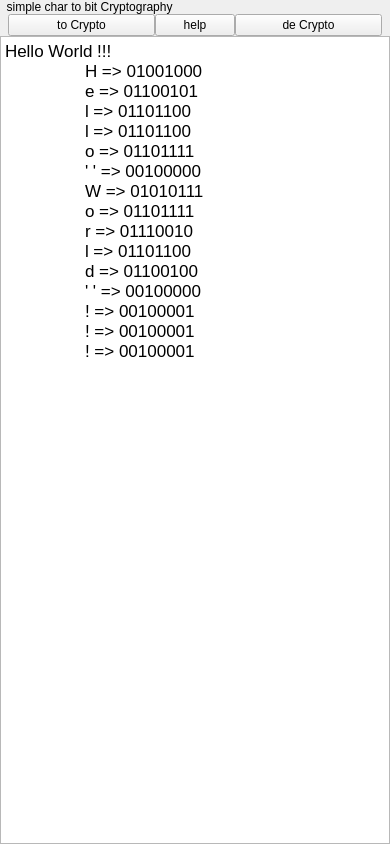
<?xml version="1.0" encoding="UTF-8"?>
<ui version="4.0">
 <class>Widget</class>
 <widget class="QWidget" name="Widget">
  <property name="geometry">
   <rect>
    <x>0</x>
    <y>0</y>
    <width>390</width>
    <height>844</height>
   </rect>
  </property>
  <property name="windowTitle">
   <string>Widget</string>
  </property>
  <layout class="QVBoxLayout" name="verticalLayout_2">
   <property name="spacing">
    <number>0</number>
   </property>
   <property name="leftMargin">
    <number>0</number>
   </property>
   <property name="topMargin">
    <number>0</number>
   </property>
   <property name="rightMargin">
    <number>0</number>
   </property>
   <property name="bottomMargin">
    <number>0</number>
   </property>
   <item>
    <layout class="QVBoxLayout" name="verticalLayout">
     <item>
      <widget class="QLabel" name="label">
       <property name="text">
        <string>  simple char to bit Cryptography</string>
       </property>
      </widget>
     </item>
     <item>
      <layout class="QHBoxLayout" name="horizontalLayout">
       <property name="leftMargin">
        <number>8</number>
       </property>
       <property name="rightMargin">
        <number>8</number>
       </property>
       <item>
        <widget class="QPushButton" name="pushButton_to_crypto">
         <property name="text">
          <string>to Crypto</string>
         </property>
        </widget>
       </item>
       <item>
        <widget class="QPushButton" name="pushButton_help">
         <property name="sizePolicy">
          <sizepolicy hsizetype="Fixed" vsizetype="Fixed">
           <horstretch>0</horstretch>
           <verstretch>0</verstretch>
          </sizepolicy>
         </property>
         <property name="text">
          <string>help</string>
         </property>
        </widget>
       </item>
       <item>
        <widget class="QPushButton" name="pushButton_de_crypto">
         <property name="text">
          <string>de Crypto</string>
         </property>
        </widget>
       </item>
      </layout>
     </item>
     <item>
      <widget class="QTextEdit" name="textEdit">
       <property name="html">
        <string>&lt;!DOCTYPE HTML PUBLIC &quot;-//W3C//DTD HTML 4.0//EN&quot; &quot;http://www.w3.org/TR/REC-html40/strict.dtd&quot;&gt;
&lt;html&gt;&lt;head&gt;&lt;meta name=&quot;qrichtext&quot; content=&quot;1&quot; /&gt;&lt;meta charset=&quot;utf-8&quot; /&gt;&lt;style type=&quot;text/css&quot;&gt;
p, li { white-space: pre-wrap; }
hr { height: 1px; border-width: 0; }
li.unchecked::marker { content: &quot;\2610&quot;; }
li.checked::marker { content: &quot;\2612&quot;; }
&lt;/style&gt;&lt;/head&gt;&lt;body style=&quot; font-family:'.AppleSystemUIFont'; font-size:13pt; font-weight:400; font-style:normal;&quot;&gt;
&lt;p style=&quot; margin-top:0px; margin-bottom:0px; margin-left:0px; margin-right:0px; -qt-block-indent:0; text-indent:0px;&quot;&gt;Hello World !!! &lt;/p&gt;
&lt;p style=&quot; margin-top:0px; margin-bottom:0px; margin-left:0px; margin-right:0px; -qt-block-indent:0; text-indent:0px;&quot;&gt;	H =&amp;gt; 01001000 &lt;/p&gt;
&lt;p style=&quot; margin-top:0px; margin-bottom:0px; margin-left:0px; margin-right:0px; -qt-block-indent:0; text-indent:0px;&quot;&gt;	e =&amp;gt; 01100101 &lt;/p&gt;
&lt;p style=&quot; margin-top:0px; margin-bottom:0px; margin-left:0px; margin-right:0px; -qt-block-indent:0; text-indent:0px;&quot;&gt;	l =&amp;gt; 01101100 &lt;/p&gt;
&lt;p style=&quot; margin-top:0px; margin-bottom:0px; margin-left:0px; margin-right:0px; -qt-block-indent:0; text-indent:0px;&quot;&gt;	l =&amp;gt; 01101100 &lt;/p&gt;
&lt;p style=&quot; margin-top:0px; margin-bottom:0px; margin-left:0px; margin-right:0px; -qt-block-indent:0; text-indent:0px;&quot;&gt;	o =&amp;gt; 01101111 &lt;/p&gt;
&lt;p style=&quot; margin-top:0px; margin-bottom:0px; margin-left:0px; margin-right:0px; -qt-block-indent:0; text-indent:0px;&quot;&gt;	' ' =&amp;gt; 00100000 &lt;/p&gt;
&lt;p style=&quot; margin-top:0px; margin-bottom:0px; margin-left:0px; margin-right:0px; -qt-block-indent:0; text-indent:0px;&quot;&gt;	W =&amp;gt; 01010111 &lt;/p&gt;
&lt;p style=&quot; margin-top:0px; margin-bottom:0px; margin-left:0px; margin-right:0px; -qt-block-indent:0; text-indent:0px;&quot;&gt;	o =&amp;gt; 01101111 &lt;/p&gt;
&lt;p style=&quot; margin-top:0px; margin-bottom:0px; margin-left:0px; margin-right:0px; -qt-block-indent:0; text-indent:0px;&quot;&gt;	r =&amp;gt; 01110010 &lt;/p&gt;
&lt;p style=&quot; margin-top:0px; margin-bottom:0px; margin-left:0px; margin-right:0px; -qt-block-indent:0; text-indent:0px;&quot;&gt;	l =&amp;gt; 01101100 &lt;/p&gt;
&lt;p style=&quot; margin-top:0px; margin-bottom:0px; margin-left:0px; margin-right:0px; -qt-block-indent:0; text-indent:0px;&quot;&gt;	d =&amp;gt; 01100100 &lt;/p&gt;
&lt;p style=&quot; margin-top:0px; margin-bottom:0px; margin-left:0px; margin-right:0px; -qt-block-indent:0; text-indent:0px;&quot;&gt;	' ' =&amp;gt; 00100000 &lt;/p&gt;
&lt;p style=&quot; margin-top:0px; margin-bottom:0px; margin-left:0px; margin-right:0px; -qt-block-indent:0; text-indent:0px;&quot;&gt;	! =&amp;gt; 00100001 &lt;/p&gt;
&lt;p style=&quot; margin-top:0px; margin-bottom:0px; margin-left:0px; margin-right:0px; -qt-block-indent:0; text-indent:0px;&quot;&gt;	! =&amp;gt; 00100001 &lt;/p&gt;
&lt;p style=&quot; margin-top:0px; margin-bottom:0px; margin-left:0px; margin-right:0px; -qt-block-indent:0; text-indent:0px;&quot;&gt;	! =&amp;gt; 00100001&lt;/p&gt;&lt;/body&gt;&lt;/html&gt;</string>
       </property>
      </widget>
     </item>
    </layout>
   </item>
  </layout>
 </widget>
 <resources/>
 <connections/>
</ui>
